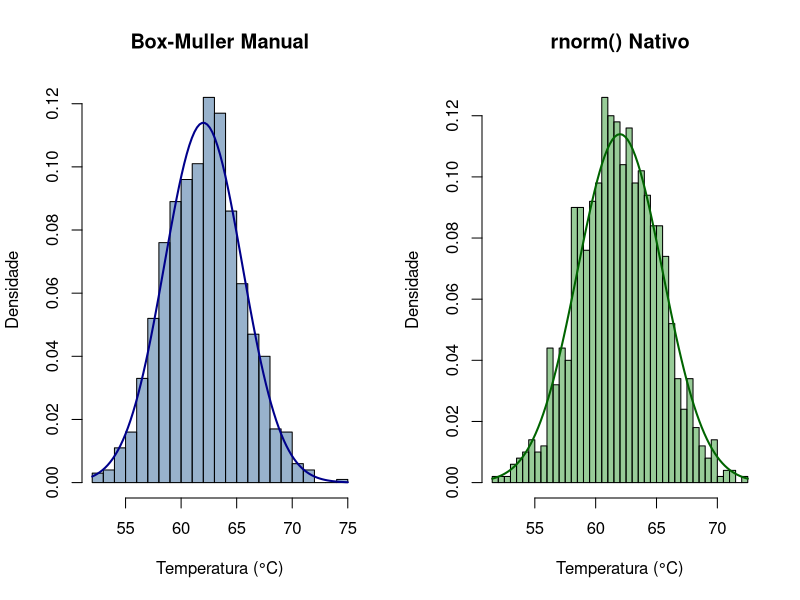
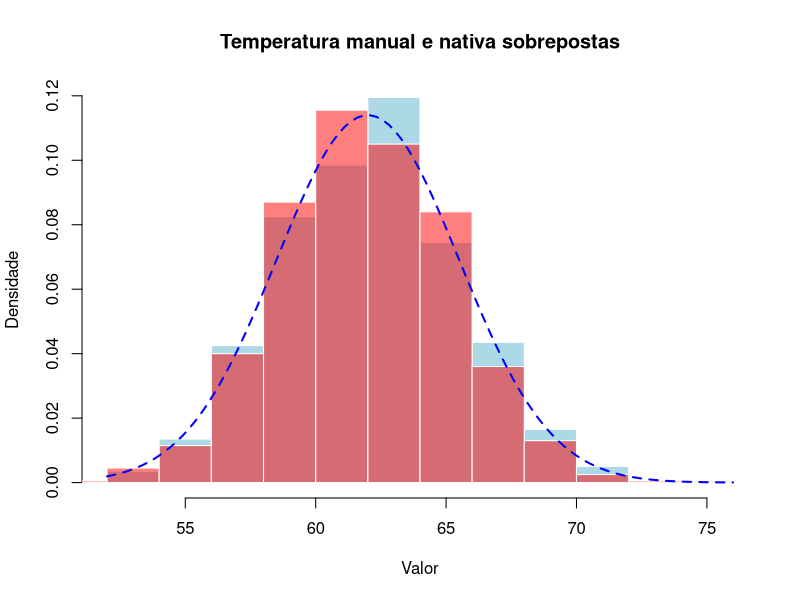

Recreate these plots in R, in order.
#item 1
    n <- 500
    u1 <- runif(n)
    u2 <- runif(n)
    
    z1 <- sqrt(-2 * log(u1)) * cos(2 * pi * u2)
    z2 <- sqrt(-2 * log(u1)) * sin(2 * pi * u2)
    
    z <- c(z1, z2)
    
    temperatura_cpu <- 62 + 3.5 * z
    
    head(temperatura_cpu)

#item2
    u1 <- runif(n)
    u2 <- runif(n)
    
    z1 <- sqrt(-2 * log(u1)) * cos(2 * pi * u2)
    z2 <- sqrt(-2 * log(u1)) * sin(2 * pi * u2)
    
    temp_manual <- 62 + 3.5 * c(z1, z2)
    par(mfrow = c(1, 2))
    hist(temp_manual, breaks = 30, probability = TRUE, 
         col = rgb(0.2, 0.4, 0.6, 0.5), main = "Box-Muller Manual",
         xlab = "Temperatura (°C)", ylab = "Densidade")
    curve(dnorm(x, mean = 62, sd = 3.5), add = TRUE, col = "darkblue", lwd = 2)
    
    temp_nativa <- rnorm(n = 1000, mean = 62, sd = 3.5)
    hist(temp_nativa, breaks = 30, probability = TRUE, 
         col = rgb(0.2, 0.6, 0.2, 0.5), main = "rnorm() Nativo",
         xlab = "Temperatura (°C)", ylab = "Densidade")
    curve(dnorm(x, mean = 62, sd = 3.5), add = TRUE, col = "darkgreen", lwd = 2)
    
    par(mfrow = c(1, 1))

#item3
    #(a)MEDIA-AMOSTRAL
    media_manual <- mean(temp_manual)
    media_nativa <- mean(temp_nativa)

    cat("Media amostral manual: ", media_manual, "\n")
    cat("Media amostral nativa: ", media_nativa, "\n")

    #(b)DESVIO-PADRAO-AMOSTRAL
    dp_manual <- sd(temp_manual)
    dp_nativa <- sd(temp_nativa)

    cat("D. padrão amostral manual: ", dp_manual, "\n")
    cat("D. padrão amostral nativa: ", dp_nativa, "\n")

    #(c)TEMP-MAX-MIN

    max_manual <- max(temp_manual)
    max_nativa <- max(temp_nativa)

    cat("Max amostral manual: ", max_manual, "\n")
    cat("Max amostral nativa: ", max_nativa, "\n")

    min_manual <- min(temp_manual)
    min_nativa <- min(temp_nativa)

    cat("Min amostral manual: ", min_manual, "\n")
    cat("Min amostral nativa: ", min_nativa, "\n")

    #(d)P(T>68)
        #EMPIRICA
            cont_manual <- 0
            cont_nativa <- 0 
        
            for(i in 1:1000){
                if(temp_manual[i] > 68){
                    cont_manual <- cont_manual + 1
                }
                if (temp_nativa[i] > 68){
                    cont_nativa <- cont_nativa + 1
                }
            }
        
            cat("P(T>68) manual empirica é: ", cont_manual/1000, "\n")
            cat("P(T>68) nativa empirica é: ", cont_nativa/1000, "\n")

        #TEORICA
            prob_teo_68 <- 1 - pnorm(68, mean = 62, sd = 3.5)
            cat("P(T>68) teorica é: ", prob_teo_68, "\n")

    #(e)P(60 <T <65)
         #EMPIRICA
            cont_manual <- 0
            cont_nativa <- 0 
        
            for(i in 1:1000){
                if(temp_manual[i] > 60 & temp_manual[i] < 65){
                    cont_manual <- cont_manual + 1
                }
                if (temp_nativa[i] > 60 & temp_nativa[i] < 65){
                    cont_nativa <- cont_nativa + 1
                }
            }
        
            cat("P(60 < T < 65) manual empirica é: ", cont_manual/1000, "\n")
            cat("P(60 < T < 65) nativa empirica é: ", cont_nativa/1000, "\n")

        #TEORICA
            prob_teo_6065 <- pnorm(65, mean = 62, sd = 3.5) - pnorm(60, mean = 62, sd = 3.5)
            cat("P(60 < T < 65) teorica é: ", prob_teo_6065, "\n")
#item 4
    #(a)
        

        hist(temp_manual, freq = FALSE, main = "Temperatura manual e nativa sobrepostas", xlab = "Valor", ylab = "Densidade", col = "lightblue", border = "white")
        hist(temp_nativa, freq = FALSE, add = TRUE, col = rgb(1, 0, 0, 0.5), border = "white") # rgb(R, G, B, alpha)

        curve(dnorm(x, mean = 62, sd = 3.5),
              add = TRUE,
              col = "blue",
              lwd = 2,
              lty = 2) 

    #(f)P(T>75)
        #TEORICO
            prob_teo_75 <- 1 - pnorm(75, mean = 62, sd = 3.5)
            cat("P(T>75) teorica é: ", prob_teo_75, "\n")
